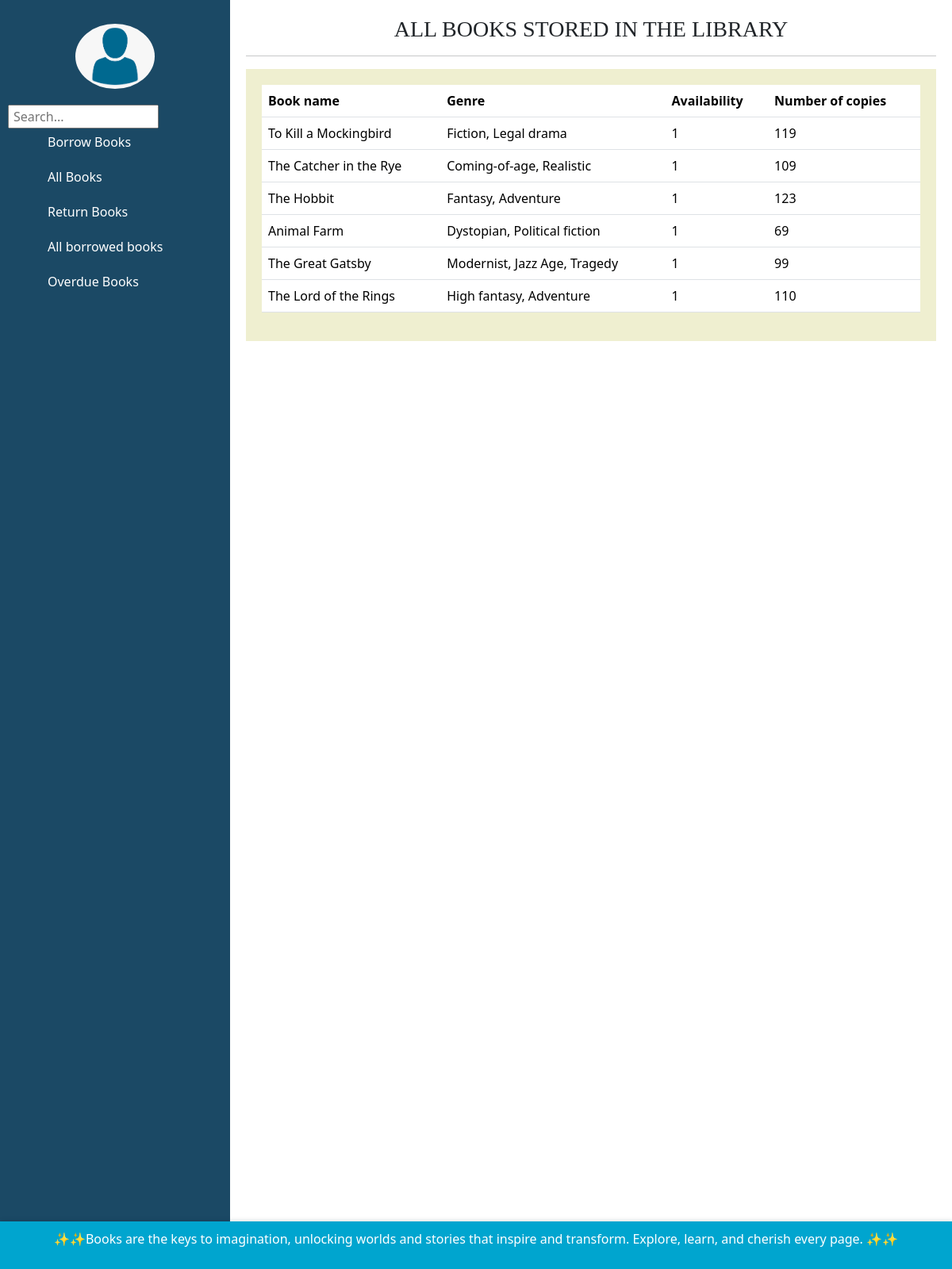
/, run on an earlier commit of the app's database.
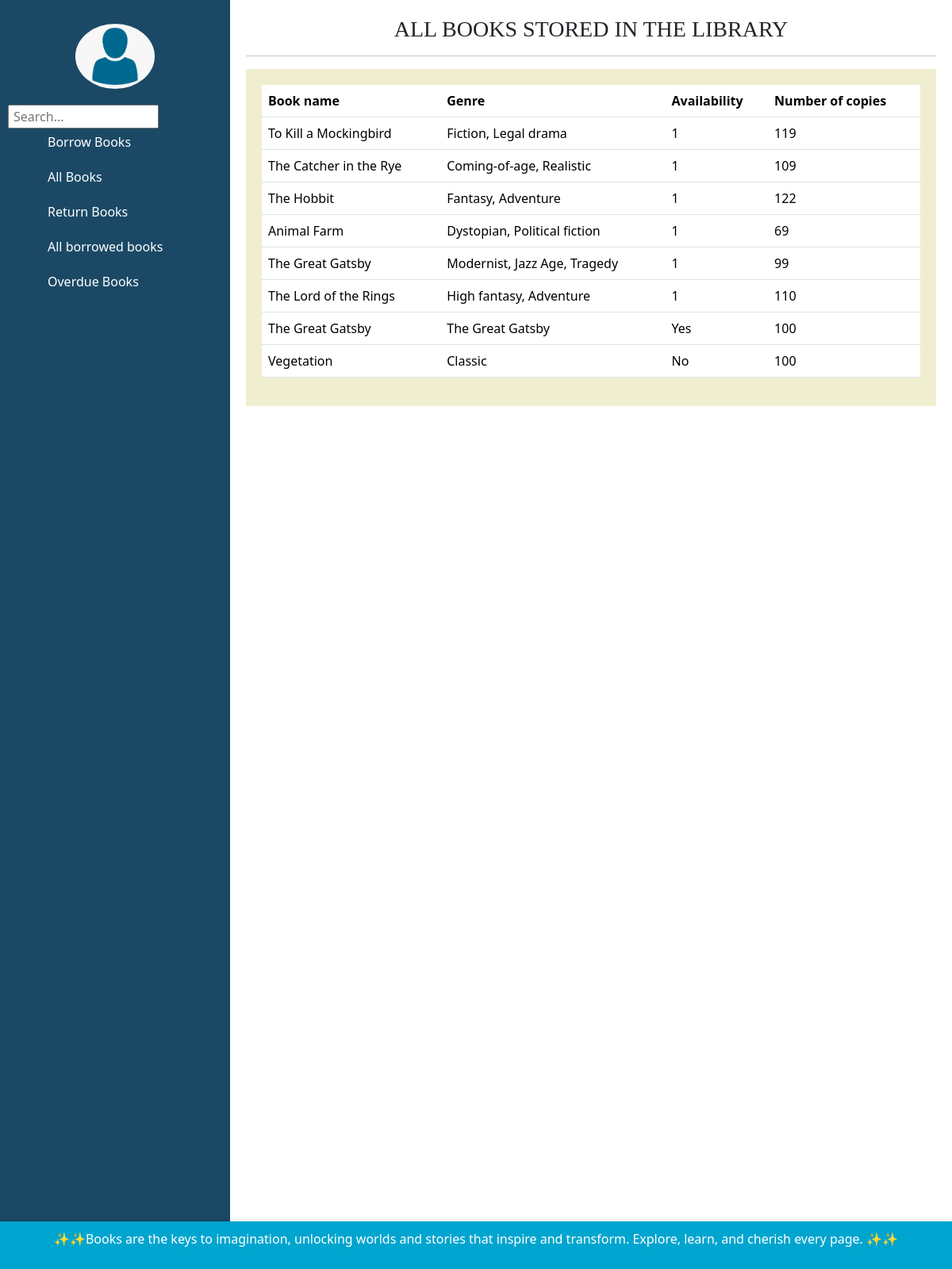
And on a later commit of the database.
### libraryManagementSystem/models.py (models this page shows, shortened)
class Book(models.Model):
    YES = 'Yes'
    NO = 'No'
    AVAILABILITY_CHOICES = [
        (YES, 'Yes'),
        (NO, 'No'),
    ]
    name = models.CharField(max_length=25, blank=False, null=False)
    genre = models.CharField(max_length=50, blank=False, null=False)
    availability = models.CharField(max_length=3, choices=AVAILABILITY_CHOICES, default=YES)
    number_of_copies = models.IntegerField(blank=False, null=False)
    book_number = models.CharField(max_length=25, blank=False, null=False)
    author = models.CharField(max_length=25, blank=False, null=False)
    publisher = models.CharField(max_length=25, blank=False, null=False)
    language = models.CharField(max_length=25, default='English')

### libraryManagementSystem/views.py (the view)
# urls.py: path('', views.all_books, name='all_books'),
def all_books(request):
    books = Book.objects.all().order_by('id')
    return render(request, 'all_books.html', {'books': books})

### libraryManagementSystem/templates/all_books.html (shortened to what this page needs)
{% extends 'base.html' %}
{% block content %}
<h3 class="text-center" style="font-family: 'Times New Roman', Times, serif;">ALL BOOKS STORED IN THE LIBRARY</h3>
<hr>
<div class="container">
    <table class="table">
        <thead class="thead-dark">
            <tr>
                <th scope="col">Book name</th>
                <th scope="col">Genre</th>
                <th scope="col">Availability</th>
                <th scope="col">Number of copies</th>
            </tr>
        </thead>
        <tbody>
            {% for book in books %}
            <tr class="hover-row">
                <td>{{ book.name }}</td>
                <td>{{ book.genre }}</td>
                <td>{{ book.availability }}</td>
                <td>{{ book.number_of_copies }}</td>
            </tr>
            {% endfor %}
        </tbody>
    </table>
</div>
{% endblock %}

What changed in the data, as far as the page shows it:
changed Book "The Hobbit": number_of_copies "123" → "122"
added Book: name "The Great Gatsby", genre "The Great Gatsby", availability "Yes", number_of_copies "100"
added Book: name "Vegetation", genre "Classic", availability "No", number_of_copies "100"
